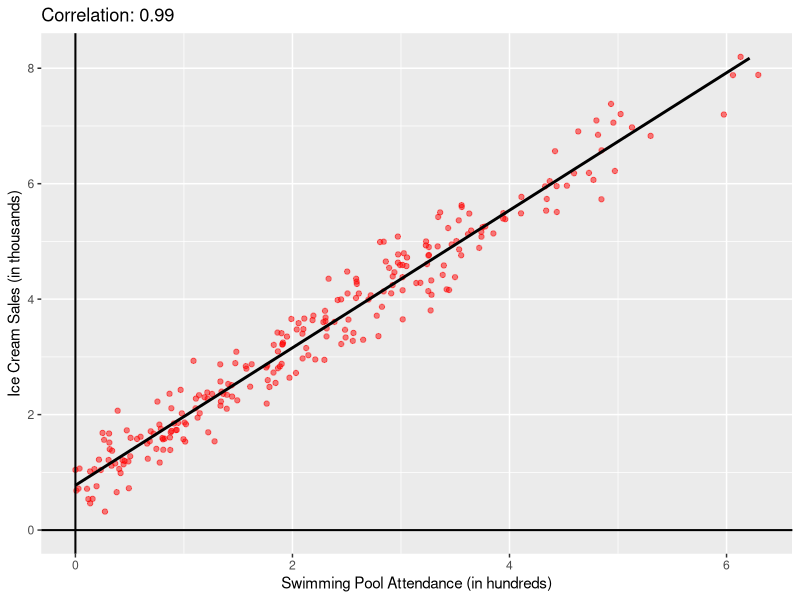
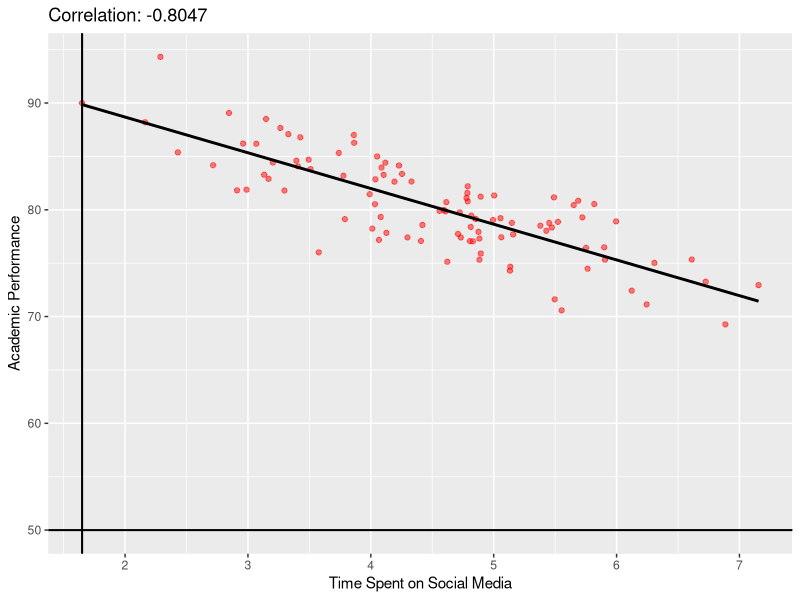
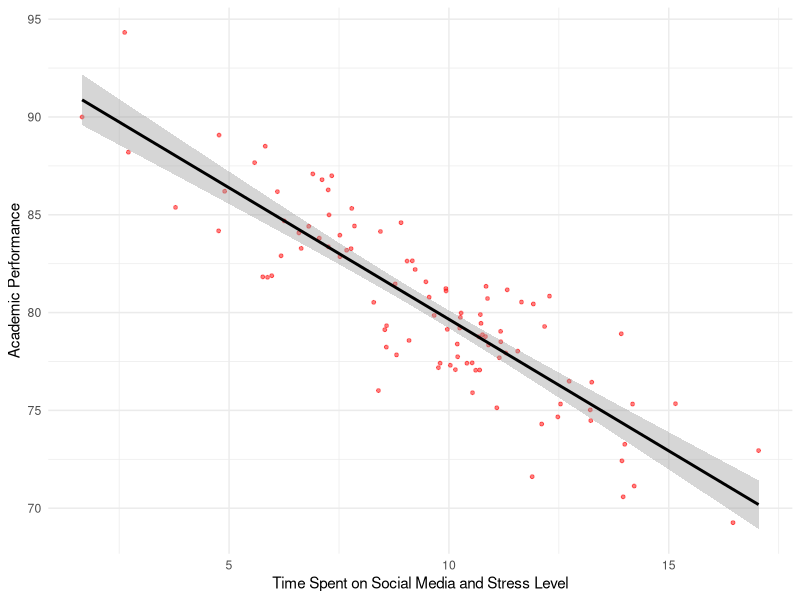
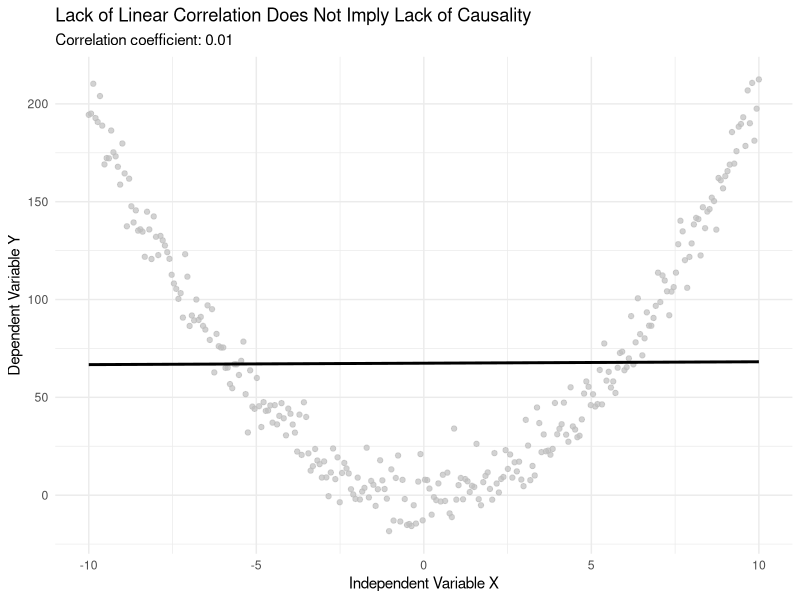
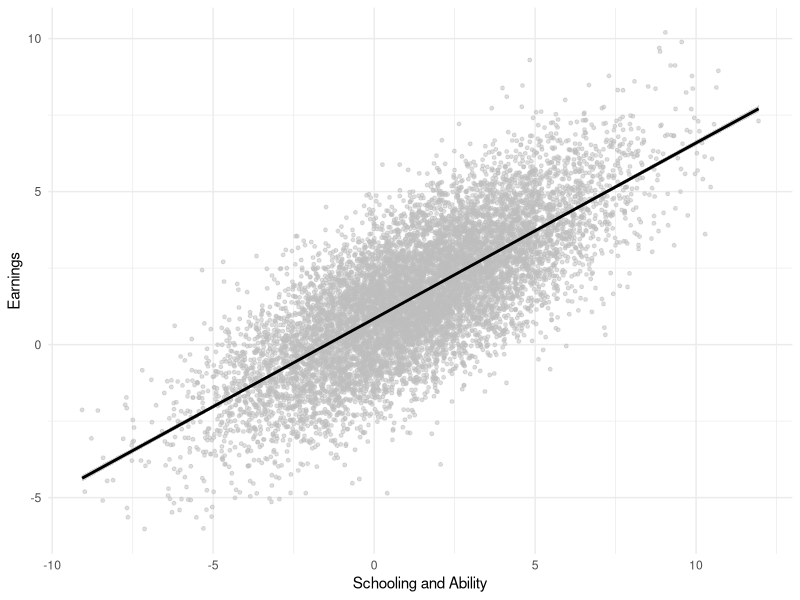
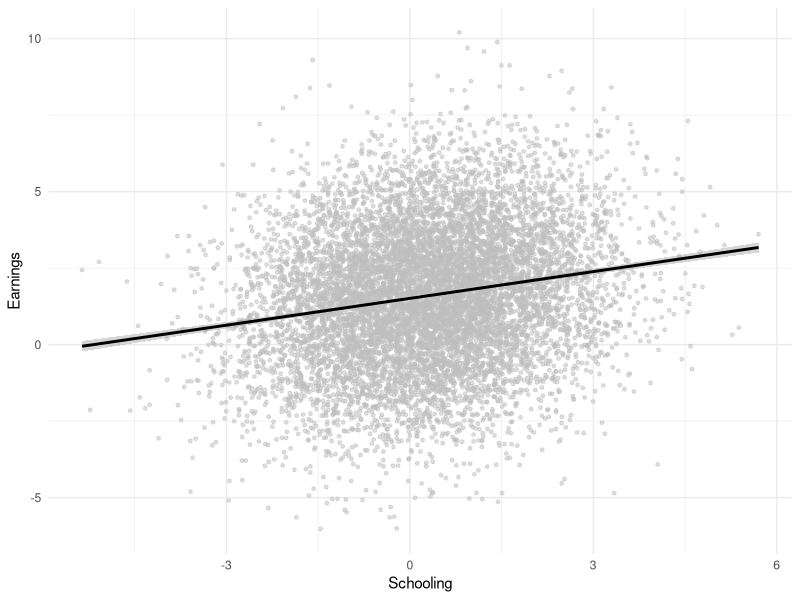
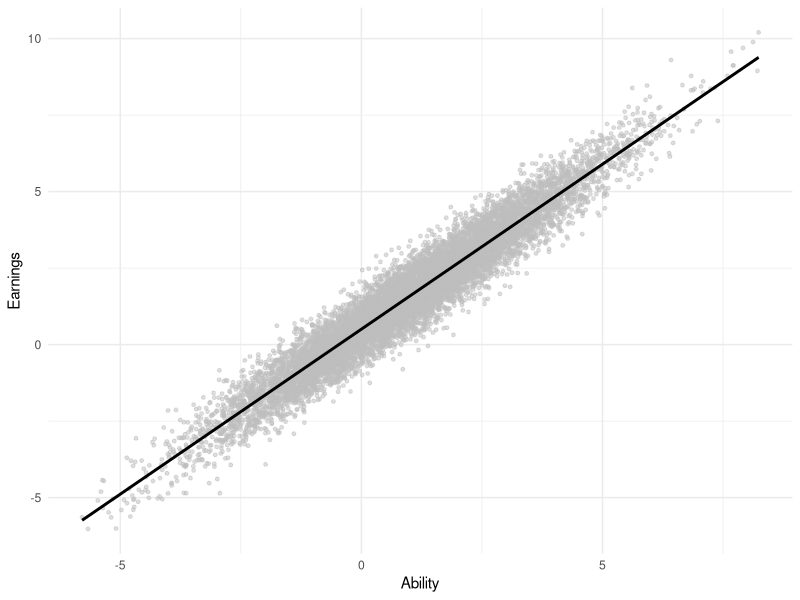
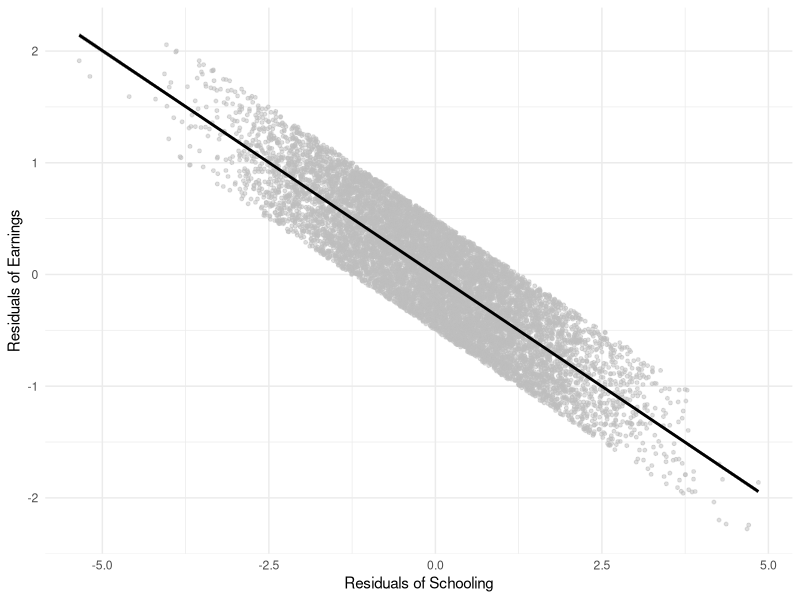

Generate these figures, in order, with R:
## ---- chunk 1
#| output: false
#| echo: false
# Setting seed 
set.seed(123)

# Generate data for 365 days
day <- 1:365

# Generate temperature variable
temperature <- sin(day / 58.1) + rnorm(365, 0, 0.5)

# Generate ice cream sales (in thousands)
ice_cream_sales <- 2 + (3 * temperature) + rnorm(365, 0, 0.2)

# Generate swimming pool attendance (in hundreds)
swimming_pool_attendance <- 1 + (2.5 * temperature) + rnorm(365, 0, 0.25)

# Calculate correlation between ice cream sales and swimming pool attendance
correlation <- cor(ice_cream_sales, swimming_pool_attendance)
## ---- chunk 2
#| echo: false
#| output: false
# Linear model for ice cream sales based on swimming pool attendance
lm_ice_cream_sales <- lm(ice_cream_sales ~ swimming_pool_attendance)

# Linear model for swimming pool attendance based on temperature
lm_swimming_pool_attendance <- lm(swimming_pool_attendance ~ temperature)

# Linear model for ice cream sales on temperature
lm_ice_cream_temp <- lm(ice_cream_sales ~ temperature)

# Calculate R squared for ice cream sales (from swimming pool attendance)
r_squared_ice_cream_sales <- summary(lm_ice_cream_sales)$r.squared

# Calculate R squared for swimming pool attendance (from temperature)
r_squared_swimming_pool_attendance <- summary(lm_swimming_pool_attendance)$r.squared

# Calculate R squared for ice cream salaes (from temperature)
r_squared_ice_cream_temp <- summary(lm_ice_cream_temp)$r.squared

# Print R squared values
r_squared_ice_cream_sales
r_squared_swimming_pool_attendance
r_squared_ice_cream_temp
## ---- chunk 3
#| echo: false
#| message: false
#| warning: false
library(ggplot2)

# Create a data frame
df <- data.frame(day = day, 
                 temperature = temperature, 
                 ice_cream_sales = ice_cream_sales, 
                 swimming_pool_attendance = swimming_pool_attendance)

# Create a scatter plot
ggplot(df, aes(y = ice_cream_sales, x = swimming_pool_attendance)) +
  geom_point(color = "red", alpha = 0.5) +
  geom_smooth(method = "lm", se = FALSE, color = "black", size = 1) +
  geom_hline(yintercept = 0, color = "black", size = 0.7) +
  geom_vline(xintercept = 0, color = "black", size = 0.7) +
  labs(y = "Ice Cream Sales (in thousands)", 
       x = "Swimming Pool Attendance (in hundreds)", 
       title = paste("Correlation:", round(correlation, 4))) +
  xlim(0, max(swimming_pool_attendance)) +
  ylim(0, max(ice_cream_sales))
## ---- chunk 4
#| echo: false
#| message: false
#| warning: false
library(knitr)

# Create a data frame 
stats <- data.frame(
  Statistic = c("Correlation (Sales and Attendance)", "R-squared (Sales and Attendance)", "R-squared (Attendance and Temperature)", "R-squared (Sales and Temperature)"),
  Value = c(correlation, r_squared_ice_cream_sales, r_squared_swimming_pool_attendance, r_squared_ice_cream_temp))

# Create a table
knitr::kable(stats, caption = "Statistics", digits = 4)
## ---- chunk 5
#| echo: false
#| message: false
#| warning: false
correlation_salestemp <- cor(ice_cream_sales, temperature)
correlation_attendtemp <- cor(swimming_pool_attendance, temperature)

# Create a data frame 
stats <- data.frame(
Statistic = c("Correlation Sales and Temperature", "Correlation of Attendance and Temperature"),
Value = c(correlation_salestemp, correlation_attendtemp)
    )

# Create a table
knitr::kable(stats, caption = "Statistics", digits = 4)
## ---- chunk 6
#| output: false
#| echo: false
# Setting seed 
set.seed(321)

# Generate data for 100 observations
stress_level <- rnorm(100, mean = 5, sd = 2)
time_spent_on_social_media <- 2 + (0.5 * stress_level) + rnorm(100, mean = 0, sd = 0.5)
academic_performance <- 90 - (2 * stress_level) + rnorm(100, mean = 0, sd = 2)

# Calculate the correlation between time spent on social media and academic performance
correlation <- cor(time_spent_on_social_media, academic_performance)
## ---- chunk 7
#| warning: false
#| message: false
#| echo: false
# Create a data frame 
df <- data.frame(stress_level = stress_level, 
                 time_spent_on_social_media = time_spent_on_social_media, 
                 academic_performance = academic_performance)

# Create a scatter plot
ggplot(df, aes(x = time_spent_on_social_media, y = academic_performance)) +
  geom_point(color = "red", alpha = 0.5) +
  geom_smooth(method = "lm", se = FALSE, color = "black", size = 1) +
  geom_hline(yintercept = 50, color = "black", size = 0.7) +
  geom_vline(xintercept = min(time_spent_on_social_media), color = "black", size = 0.7) +
  labs(x = "Time Spent on Social Media", 
       y = "Academic Performance", 
       title = paste("Correlation:", round(correlation, 4)))
## ---- chunk 8
#| output: false
#| echo: false
print(correlation)
## ---- chunk 9
#| warning: false
#| message: false
#| echo: false
library(broom)
library(kableExtra)

lm_specified <- lm(academic_performance ~ time_spent_on_social_media + stress_level)

# Plotting
ggplot(data = data.frame(academic_performance, time_spent_on_social_media + stress_level), aes(x = time_spent_on_social_media + stress_level, y = academic_performance)) +
      geom_point(color = "red", alpha = 0.5, size = 1) +
      geom_smooth(method = "lm", color = "black") +
      theme_minimal() + labs(x = "Time Spent on Social Media and Stress Level", y = "Academic Performance")


# Creating a summary table
tidy_summary <- tidy(lm_specified)

kable(tidy_summary, caption = "Summary of Multivariate Regression Model: Academic Performance on Time Spent on Spcial Media and Stress Level ", digits = 4)
## ---- chunk 10
#| echo: false
#| message: false
#| warning: false
library(knitr)
correlation_socmediastress <- round(cor(time_spent_on_social_media, stress_level), 4)
correlation_academicperfstress <- round(cor(academic_performance, stress_level), 4)
correlation_academicperfsocmed <- round(cor(academic_performance, time_spent_on_social_media), 4)

# Create a data frame
stats <- data.frame(
Statistic = c("Correlation Time Spent on Soc.Media and Stress Level", "Correlation of Acadmeic Performance and Stress Level", "", "Correlation Academic Performance and Time Spent on Soc.Media"),
Value = c(correlation_socmediastress, correlation_academicperfstress, "",correlation_academicperfsocmed)
    )

# Creating a table
knitr::kable(stats, caption = "Statistics")

## ---- chunk 11
#| warning: false
#| message: false
#| echo: false
# Setting seed
set.seed(123)

x <- seq(-10, 10, length.out = 300)
y <- 2 * x^2 + rnorm(300, mean = 0, sd = 10)

# Correlation
correlation <- cor(x, y)

# Plotting
ggplot(data = data.frame(x, y), aes(x = x, y = y)) +
  geom_point(color = "grey", alpha = 0.7) +
  geom_smooth(method = "lm", se = FALSE, color = "black", size = 1) +
  labs(title = "Lack of Linear Correlation Does Not Imply Lack of Causality",
       subtitle = paste("Correlation coefficient:", round(correlation, 2)),
       x = "Independent Variable X", y = "Dependent Variable Y") +
  theme_minimal()
## ---- chunk 12
#| warning: false
#| message: false
#| echo: false
# Clear environment
rm(list = ls())

# Set seed for reproducibility
set.seed(1234)

# Generate data
n <- 10000
ability <- rnorm(n, mean = 1, sd = 2)
schooling <- 0.3 * ability + rnorm(n, mean = 0, sd = 1.3)
earnings <- -0.4 * schooling + 1.2 * ability + runif(n)
## ---- chunk 13
#| warning: false
#| message: false
#| echo: false
model1 <- lm(earnings ~ schooling + ability)

# Plotting
ggplot(data = data.frame(earnings, schooling + ability), aes(x = schooling + ability, y = earnings)) +
  geom_point(color = "gray", alpha = 0.5, size = 1) +
  geom_smooth(method = "lm", color = "black") +
  theme_minimal() + labs(x = "Schooling and Ability", y = "Earnings")

# Create a summary table
tidy_summary <- tidy(model1)

kable(tidy_summary, caption = "(Model 1)Summary of Multivariate Regression Model: Earnings on Schooling and Ability", digits = 4)
## ---- chunk 14
#| warning: false
#| message: false
#| echo: false
model2 <- lm(earnings ~ schooling)

# Plotting
ggplot(data = data.frame(earnings, schooling), aes(x = schooling, y = earnings)) +
  geom_point(color = "gray", alpha = 0.5, size = 1) +
  geom_smooth(method = "lm", color = "black") +
  theme_minimal() + labs(x = "Schooling", y = "Earnings")

# Create a summary table
tidy_summary <- tidy(model2)

kable(tidy_summary, caption = "(Model 2)Summary of Regression Model: Earnings on Schooling", digits = 4)

## ---- chunk 15
#| warning: false
#| message: false
#| echo: false
model3 <- lm(earnings ~ ability)

ggplot(data = data.frame(earnings, ability), aes(x = ability, y = earnings)) +
  geom_point(color = "gray", alpha = 0.5, size = 1) +
  geom_smooth(method = "lm", color = "black") +
  theme_minimal() + labs(x = "Ability", y = "Earnings")

# Create a summary table
tidy_summary <- tidy(model3)

kable(tidy_summary, caption = "(Model 3)Summary of Regression Model: Earnings on Ability", digits = 4)
## ---- chunk 16
#| warning: false
#| message: false
#| echo: false
# Predicting residuals
earnings_res <- resid(model3)
model4 <- lm(schooling ~ ability)
res_schol <- resid(model4)

# Regressing residuals
model5 <- lm(earnings_res ~ res_schol)

ggplot(data = data.frame(earnings_res, res_schol), aes(x = res_schol, y = earnings_res)) +
  geom_point(color = "gray",alpha = 0.5, size = 1) +
  geom_smooth(method = "lm", color = "black") +
  theme_minimal() + labs(x = "Residuals of Schooling", y = "Residuals of Earnings")

# Create a summary table
tidy_summary <- tidy(model5)

kable(tidy_summary, caption = "(Model 5)Summary of Regression Model: Rsiduals of Earnings on Residuals of Schooling", digits = 4)
## ---- chunk 17
#| warning: false
#| message: false
#| echo: false
set.seed(123) 
n <- 1000
X_true <- rnorm(n, mean = 50, sd = 10)
error_X <- rnorm(n, mean = 0, sd = 5) 
X_observed <- X_true + error_X 
Y <- 2 + 0.5 * X_true + rnorm(n) 

# Regression with true X
model_true <- lm(Y ~ X_true)

# Regression with observed X (with measurement error)
model_observed <- lm(Y ~ X_observed)
## ---- chunk 18
#| warning: false
#| message: false
#| echo: false
library(broom)
library(knitr)
tidy_summary <- tidy(model_observed)

kable(tidy_summary, caption = "Summary of Regression Model with Measurement Error in the Main Regressor", digits = 4)
## ---- chunk 19
#| warning: false
#| message: false
#| echo: false
error_Y <- rnorm(n, mean = 0, sd = 5) 
Y_observed <- Y + error_Y 

# Regression with observed Y (with measurement error)
model_Y_observed <- lm(Y_observed ~ X_true)
## ---- chunk 20
#| warning: false
#| message: false
#| echo: false
tidy_summary <- tidy(model_Y_observed)

kable(tidy_summary, caption = "Summary of Regression Model with Measurement Error in the Outcome", digits = 4)
## ---- chunk 21
#| warning: false
#| message: false
#| echo: false
set.seed(123)
n <- 1000
X_true <- rnorm(n, mean = 50, sd = 10)
Y_true <- 2 + 0.5 * X_true + rnorm(n)

# Introducing correlated measurement error in X
error_X <- X_true * rnorm(n, mean = 0, sd = 0.1) 
X_observed_with_correlated_error <- X_true + error_X

# Introducing measurement error in Y
error_Y <- 0.1 * Y_true * rnorm(n) 
Y_observed_with_heteroscedastic_error <- Y_true + error_Y

# Regression with observed X (with correlated measurement error)
model_with_correlated_error <- lm(Y_true ~ X_observed_with_correlated_error)

# Regression with observed Y (with heteroscedastic measurement error)
model_with_heteroscedastic_error <- lm(Y_observed_with_heteroscedastic_error ~ X_true)
## ---- chunk 22
#| warning: false
#| message: false
#| echo: false
tidy_summary <- tidy(model_with_correlated_error)

kable(tidy_summary, caption = "Summary of Regression Model with Correlated Measurement Error", digits = 4)
## ---- chunk 23
#| warning: false
#| message: false
#| echo: false
tidy_summary <- tidy(model_with_heteroscedastic_error)

kable(tidy_summary, caption = "Summary of Regression Model with Heteroscedastic Measurement Error in the Outcome", digits = 4)
